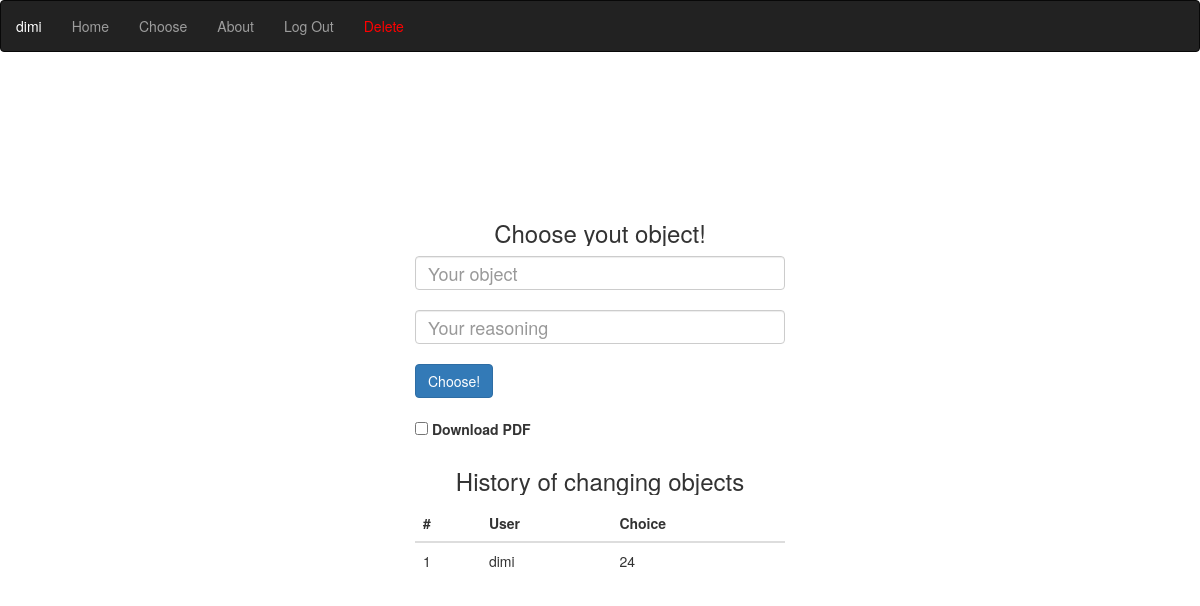
/choose (signed in), run on an earlier commit of the app's database.
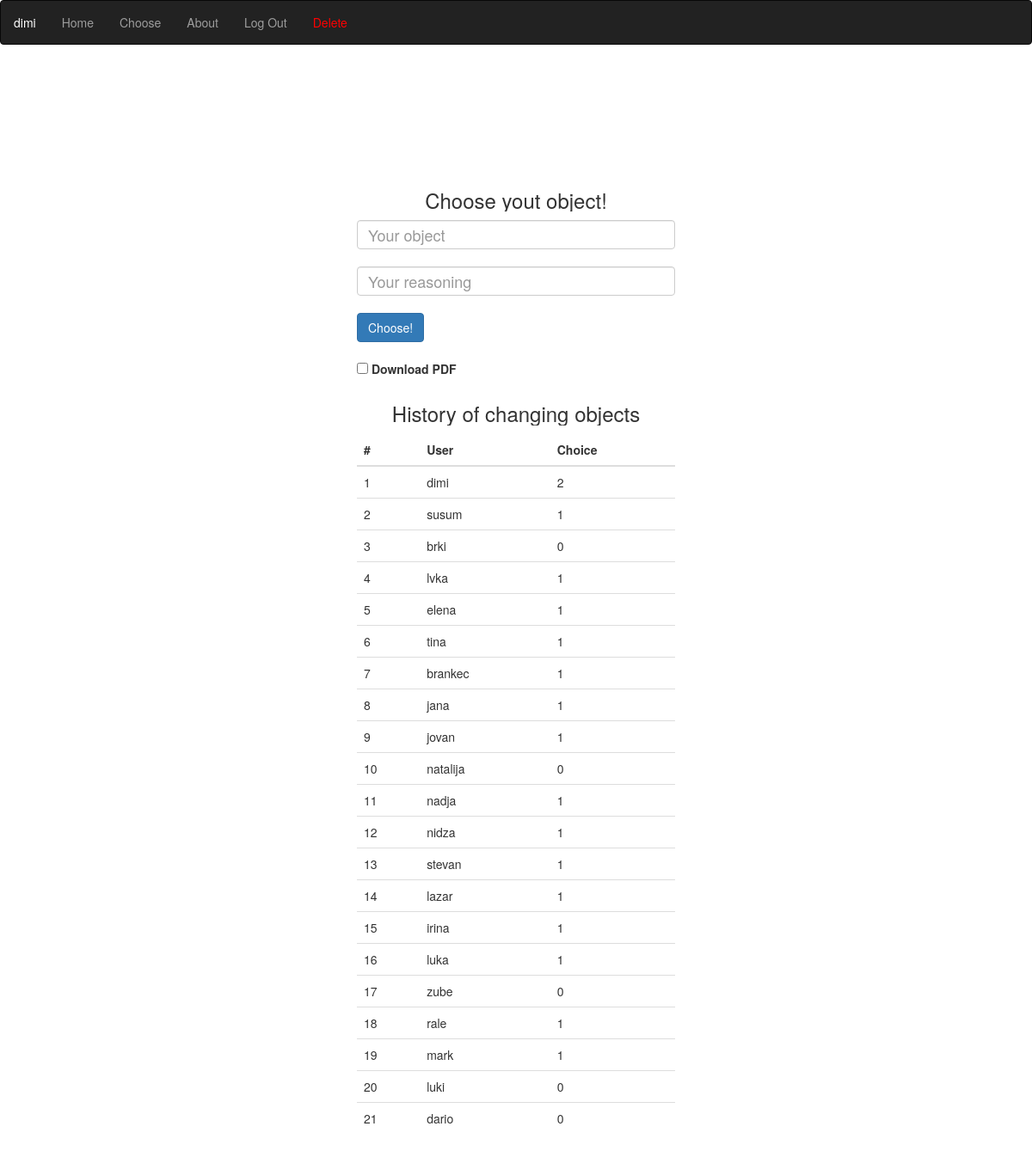
And on a later commit of the database.
### tables this page shows
CREATE TABLE history(
    id INTEGER PRIMARY KEY AUTOINCREMENT, 
    username TEXT UNIQUE NOT NULL,
    choice TEXT NOT NULL,
    why TEXT NOT NULL,
    past INTEGER NOT NULL
);

### app.py (the view, shortened to what this page needs)
@app.route("/choose", methods=["GET","POST"])
@login_required
def choose():
    if request.method == "GET":
        return render_template("choose.html",history=db.execute("SELECT * FROM history"))

### app.py (called while the page is built)
@app.after_request #ukoliko se korisnik prijavi a potom ode nazad, morace opet da unese podatke, tjt nemoj pamitit podatke
def after_request(response):
    response.headers["Cache-Control"] = "no-cache, no-store, must-revalidate"
    return response

### other_functions.py (called while the page is built)
def login_required(f):
    @wraps(f)
    def decorated_function(*args, **kwargs):
        if session.get("user_id") is None: #ukoliko korisnik nije prijavljen, posalji ga da se prijavi
            return redirect("/login")
        return f(*args, **kwargs)
    return decorated_function

### templates/choose.html (shortened to what this page needs)
{% extends "layout.html" %}
{% block main %}
    <div class="col-sm-4"></div>
    <div class="col-sm-4">
        <h3 style="margin-top:40%; text-align: center;">Choose yout object!</h3>
        <form action="/choose" method="post">
            <input class="form-control w-auto" name="choice" style="margin-bottom: 20px; font-size: large;" required placeholder="Your object">
            <input class="form-control w-auto" name="why" style="margin-bottom: 20px; font-size: large;" required placeholder="Your reasoning" maxlength="50">
            <button class="btn btn-primary" type="submit" style="margin-bottom: 20px;">Choose!</button>
            <br/>
            <label><input name="check" type="checkbox" class="form-check-input w-auto"> Download PDF</label>
        </form>
            <h3 style="text-align: center;">History of changing objects</h3>
            <table class="table">
                <thead>
                    <tr>
                        <th>#</th>
                        <th>User</th>
                        <th>Choice</th>
                    </tr>
                </thead>
                <tbody>
                    {% for i in history %}
                    <tr>
                        <td>{{i["id"]}}</td>
                        <td>{{i["username"]}}</td>
                        <td>{{i["past"]}}</td>
                    </tr>
                    {% endfor %}
                </tbody>
            </table>
    </div>
{% endblock %}

### templates/layout.html (shortened to what this page needs)
<!DOCTYPE html>
<html>
    <head>
        <link rel="stylesheet" href="https://maxcdn.bootstrapcdn.com/bootstrap/3.4.1/css/bootstrap.min.css">
        <link rel="stylesheet" href="../static/style.css">
    </head>
    <body>
        <nav class="navbar navbar-inverse" style="width:100%;">
            <ul class="nav navbar-nav">
                {% if session["user_id"]%}
                    <li><a href="" id="user">{{session["user_name"]}}</a></li>
                    <li><a href="/">Home</a></li>
                    <li><a href="/choose">Choose</a></li>
                    <li><a href="/about">About</a></li>
                    <li><a href="/logout">Log Out</a></li>
                    <li><a href="/delete" id="delete">Delete</a></li>
                {% else %}
                    <li><a href="/">Home</a></li>
                    <li><a href="/login">Login</a></li>
                    <li><a href="/register">Register</a></li>
                    <li><a href="/about">About</a></li>
                {% endif %}
            </ul>
        </nav>
        {% block main %}{% endblock %}
    </body>
</html>

### static/style.css (style rules this page uses)
* { overflow-x: hidden; }
#user { pointer-events: none; color:rgb(255,255,255) }
#delete { color:red; }

What changed in the data, as far as the page shows it:
changed history "dimi": past "24" → "2"
added history: id "2", username "susum", past "1"
added history: id "3", username "brki", past "0"
added history: id "4", username "lvka", past "1"
added history: id "5", username "elena", past "1"
added history: id "6", username "tina", past "1"
added history: id "7", username "brankec", past "1"
added history: id "8", username "jana", past "1"
added history: id "9", username "jovan", past "1"
added history: id "10", username "natalija", past "0"
added history: id "11", username "nadja", past "1"
added history: id "12", username "nidza", past "1"
added history: id "13", username "stevan", past "1"
added history: id "14", username "lazar", past "1"
added history: id "15", username "irina", past "1"
added history: id "16", username "luka", past "1"
added history: id "17", username "zube", past "0"
added history: id "18", username "rale", past "1"
added history: id "19", username "mark", past "1"
added history: id "20", username "luki", past "0"
added history: id "21", username "dario", past "0"
